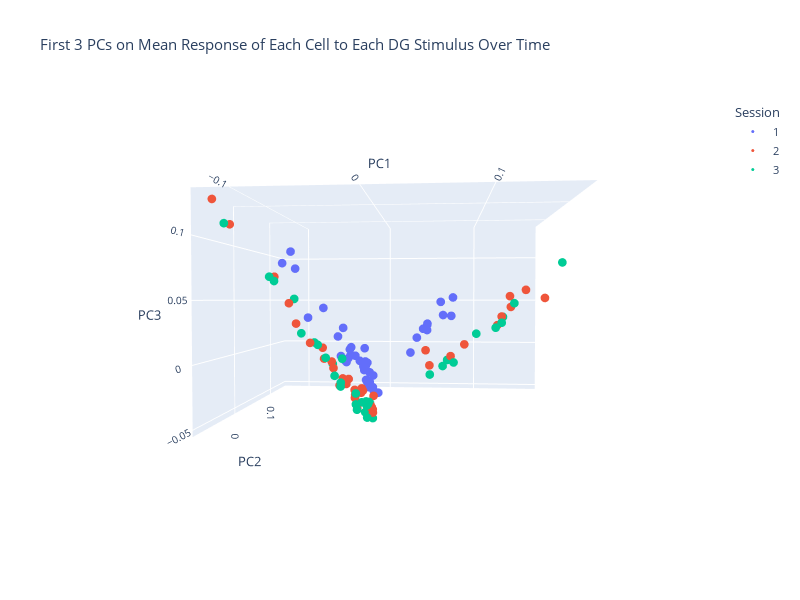

Notebook cell for this chart:
### Code cell
# PCA Model: 3D Visualization
fig = px.scatter_3d(transformed_data_pca, x=0, y=1, z=2, color="Session", labels = {"0": "PC1","1": "PC2", "2": "PC3"}, title = "First 3 PCs on Mean Response of Each Cell to Each DG Stimulus Over Time")
fig.update_traces(marker_size=3) # reduce size of scatter points from default size
fig.update_layout(width=800, height=600, font_size=11, scene_aspectmode="data", scene_camera_eye= dict(x=0.2, y=-2.0, z=1)) # adjust plot appearance
fig.show()
